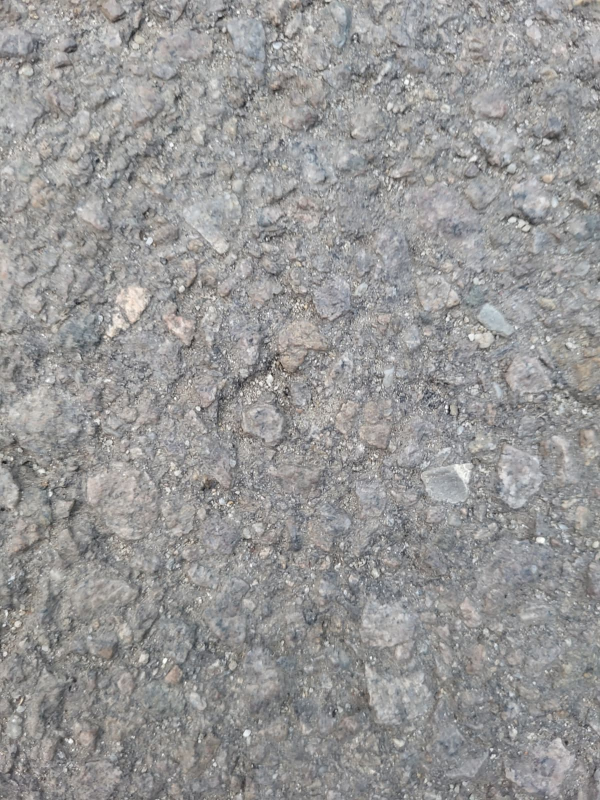
#> input picture data/generated/asphalt/WhatsApp Image 2025-12-11 at 23.43.33.jpeg, 1200 x 1600 px, found by its file name (shown at 1/2 size); its folder holds only this picture in this run
$ python augment_images.py
#> lines starting #> are read from the running program, lines starting #| are printed output that depends on the picture
import os
import glob
from PIL import Image
import numpy as np
import shutil

def clean_previous_augmentations(base_dir):
    """
    Șterge fișierele generate anterior (care încep cu 'generated_') pentru a asigura o rulare curată.
    Păstrează imaginile originale 'WhatsApp...' sau alte surse.
    """
#> called with base_dir = 'data/generated'
    print("Curățare date generate anterior...")
    for root, dirs, files in os.walk(base_dir):
        for file in files:
            if file.startswith("generated_") or "_aug_" in file:
                try:
                    os.remove(os.path.join(root, file))
                except Exception as e:
                    print(f"Eroare la ștergerea {file}: {e}")
#> pass 2 of the loop in clean_previous_augmentations, `for root, dirs, files in os.walk(base_dir):`:
#> in augment_images, img is the input picture: PIL image 1200x1600 RGB; mean R, G, B 151.5, 150.8, 150.4

def resize_and_crop_center(img, target_size=(224, 224), base_dim=400):
    """
    Redimensionează imaginea astfel încât latura cea mai scurtă să fie base_dim, apoi decupează centrul la base_dim x base_dim.
    Aceasta oferă o pânză suficient de mare pentru rotație fără margini negre.
    În final, decupează centrul la target_size.
    """
#> called with target_size = (224, 224), base_dim = 400
    # 1. Redimensionare astfel încât latura cea mai scurtă să fie base_dim
    w, h = img.size
#> w = 1200; h = 1600
    scale = base_dim / min(w, h)
#> scale = 0.333
    new_w, new_h = int(w * scale), int(h * scale)
#> new_w = 400; new_h = 533
    img = img.resize((new_w, new_h), Image.Resampling.BICUBIC)
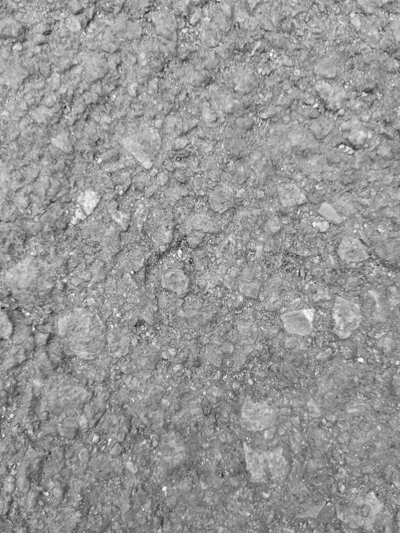
#> img: PIL image 400x533 L; min 30, max 255, mean 151

    # 2. Decupare centru la base_dim x base_dim (Pânză pătrată)
    left = (new_w - base_dim) // 2
#> left = 0
    top = (new_h - base_dim) // 2
#> top = 66
    right = left + base_dim
#> right = 400
    bottom = top + base_dim
#> bottom = 466
    img_square = img.crop((left, top, right, bottom))
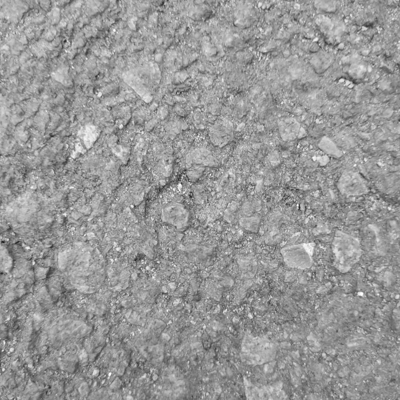
#> img_square: PIL image 400x400 L; min 30, max 255, mean 152.1

    return img_square

def crop_final(img, target_size=(224, 224)):
    """
    Decupează centrul target_size din imagine.
    """
#> called with target_size = (224, 224)
    w, h = img.size
#> w = 400; h = 400
    left = (w - target_size[0]) // 2
#> left = 88
    top = (h - target_size[1]) // 2
#> top = 88
    right = left + target_size[0]
#> right = 312
    bottom = top + target_size[1]
#> bottom = 312
    return img.crop((left, top, right, bottom))
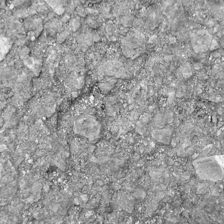
#> returned value: PIL image 224x224 L; min 36, max 255, mean 153.4

def augment_images():
    """
    1. Redimensionare original la pătrat mare (400x400).
    2. Aplicare rotații/răsturnări.
    3. Decupare centru 224x224.
    Aceasta evită marginile negre din rotație deoarece decupăm centrul valid.
    """
    base_dir = os.path.join("data", "generated")
    classes = ["asphalt", "concrete", "grass", "tile"]

    # Curățare fișiere generate vechi
    clean_previous_augmentations(base_dir)

    augmentations = [
        ("rot90", lambda img: img.rotate(90)),
        ("rot180", lambda img: img.rotate(180)),
        ("rot270", lambda img: img.rotate(270)),
        ("flipLR", lambda img: img.transpose(Image.FLIP_LEFT_RIGHT)),
        ("flipTB", lambda img: img.transpose(Image.FLIP_TOP_BOTTOM)),
        ("rot10", lambda img: img.rotate(10, resample=Image.Resampling.BICUBIC)),
        ("rot_10", lambda img: img.rotate(-10, resample=Image.Resampling.BICUBIC)),
        ("rot20", lambda img: img.rotate(20, resample=Image.Resampling.BICUBIC)),
        ("rot_20", lambda img: img.rotate(-20, resample=Image.Resampling.BICUBIC)),
    ]

    print(f"Începere augmentare standardizată imagini în {base_dir}...")

    for cls in classes:
        cls_dir = os.path.join(base_dir, cls)
        if not os.path.exists(cls_dir):
            continue

        # Găsire imagini originale (exclude cele generate dacă au scăpat)
        images = [f for f in os.listdir(cls_dir) if f.lower().endswith(('.jpg', '.jpeg', '.png')) and not f.startswith("generated_")]

        print(f"Găsit {len(images)} imagini originale în {cls}")

        for idx, img_name in enumerate(images):
            img_path = os.path.join(cls_dir, img_name)
            try:
                with Image.open(img_path) as img:
                    # Conversie la Grayscale ('L')
                    img = img.convert('L')

                    # Pas 1: Pregătire Imagine Bază (400x400)
                    # Folosim 400px pentru a asigura că, chiar și cu rotație de ~20-30 grade, centrul de 224px este valid.
                    base_img = resize_and_crop_center(img, base_dim=400)

                    # Salvare versiune originală standardizată (decupată la 224x224)
                    final_original = crop_final(base_img, target_size=(224, 224))
                    original_out_name = f"generated_{cls}_{idx+1:03d}_original.jpg"
                    final_original.save(os.path.join(cls_dir, original_out_name))


                    for aug_name, aug_func in augmentations:
                        # Aplicare transformare pe imaginea de bază mare
                        aug_img_large = aug_func(base_img)

                        # Decupare centru 224x224
                        final_aug = crop_final(aug_img_large, target_size=(224, 224))

                        # Salvare
                        aug_out_name = f"generated_{cls}_{idx+1:03d}_aug_{aug_name}.jpg"
                        final_aug.save(os.path.join(cls_dir, aug_out_name))
#> this loop made 9 passes
#> pass 1, in augment_images, `aug_img_large = aug_func(base_img)`:
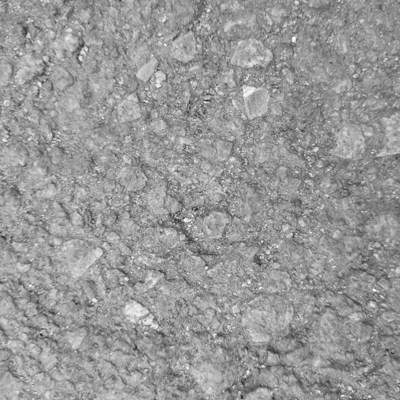
#> aug_img_large: PIL image 400x400 L; min 30, max 255, mean 152.1
#> pass 1, in augment_images, `final_aug = crop_final(aug_img_large, target_size=(224, 224))`:
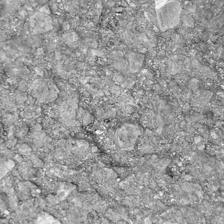
#> final_aug: PIL image 224x224 L; min 36, max 255, mean 153.4
#> after the loop:
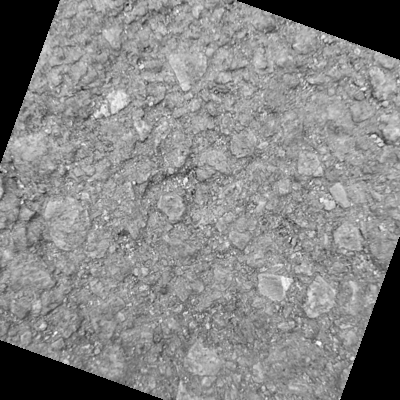
#> aug_img_large: PIL image 400x400 L; min 0, max 255, mean 133.1
#> after the loop:
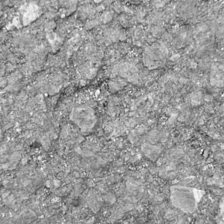
#> final_aug: PIL image 224x224 L; min 35, max 255, mean 153.1

            except Exception as e:
                print(f"Eroare procesare {img_name}: {e}")
#> pass 2 of the loop in augment_images, `for cls in classes:`:
#> images = 1 item
#| Găsit 1 imagini originale în concrete
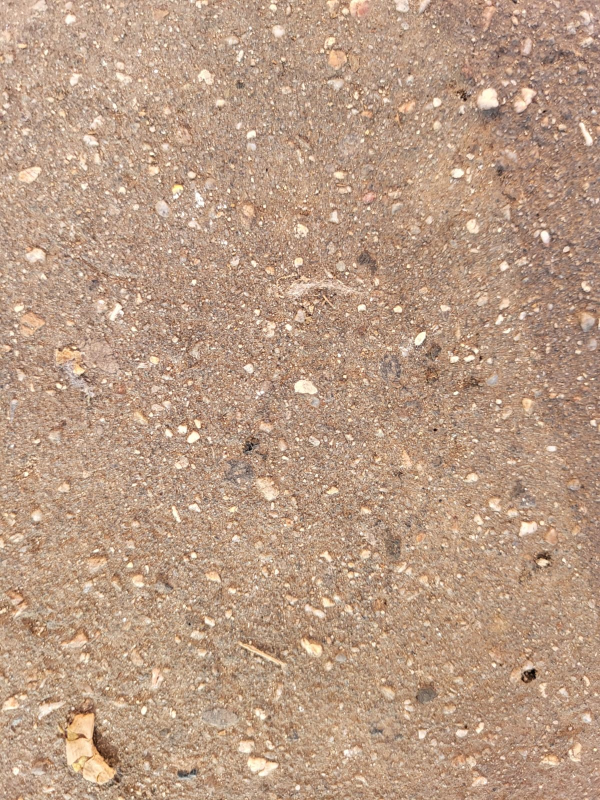
#> input picture data/generated/concrete/WhatsApp Image 2025-12-11 at 23.43.27 (1).jpeg, 1200 x 1600 px, found by its file name (shown at 1/2 size)
#> in augment_images, img is the input picture: PIL image 1200x1600 RGB; mean R, G, B 186, 155.4, 132.8
#> in crop_final (call 11), `return img.crop((left, top, right, bottom))`:
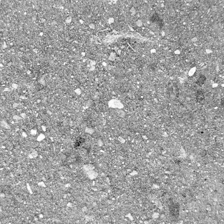
#> returned value: PIL image 224x224 L; min 11, max 255, mean 159.9
#> original_out_name = 'generated_concrete_001_original.jpg'
#> the loop in augment_images, `for aug_name, aug_func in augmentations:` made 9 passes
#> aug_out_name on passes 1 to 8: 'generated_concrete_001_aug_rot90.jpg', 'generated_concrete_001_aug_rot180.jpg', 'generated_concrete_001_aug_rot270.jpg', 'generated_concrete_001_aug_flipLR.jpg', 'generated_concrete_001_aug_flipTB.jpg', 'generated_concrete_001_aug_rot10.jpg', 'generated_concrete_001_aug_rot_10.jpg', 'generated_concrete_001_aug_rot20.jpg'
#> after the loop in augment_images, `for aug_name, aug_func in augmentations:`:
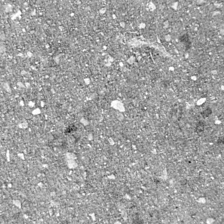
#> final_aug: PIL image 224x224 L; min 12, max 255, mean 159.8

    print("Augmentare imagini completă. Toate imaginile standardizate la 224x224 fără artefacte.")

if __name__ == "__main__":
    augment_images()
